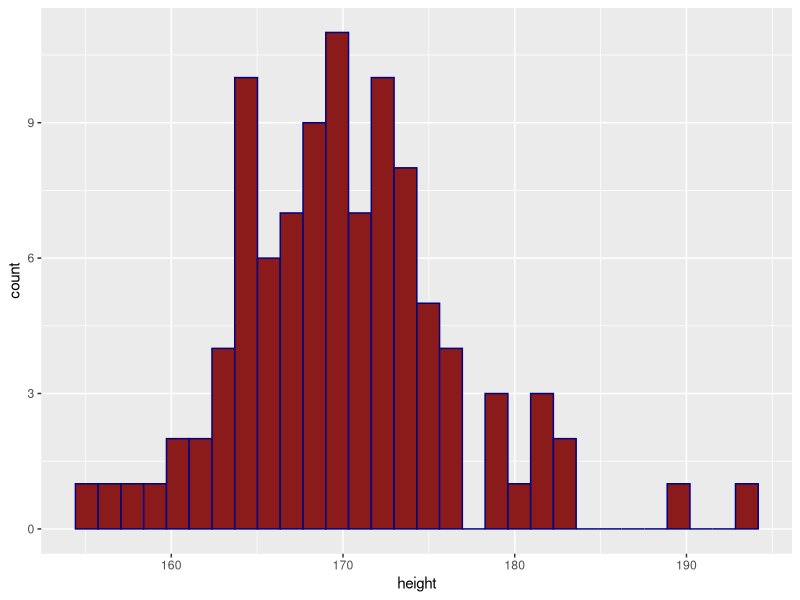

Write R code to recreate this figure.
## ---- chunk 1
library(tidyverse) # need to load in this to define a tibble!
## ---- chunk 2
m_height <- 168
r_height <- 180
t_height <- 87
## ---- chunk 3
mu <- 170
sigma <- 8
## ---- chunk 4
m_z_score <- (m_height - mu)/sigma
r_z_score <- (r_height - mu)/sigma
t_z_score <- (t_height - mu)/sigma

## ---- chunk 5
?pnorm
pnorm(q = m_z_score, mean = 0, sd = 1)
## ---- chunk 6
pnorm(q = m_z_score, mean = 0, sd = 1, lower.tail = FALSE)
## ---- chunk 7
1 - pnorm(q = m_z_score, mean = 0, sd = 1)
## ---- chunk 8
pnorm(q = m_height, mean = mu, sd = sigma)
## ---- chunk 9
pnorm(q = 200, mean = mu, sd = sigma) - pnorm(q = 190, mean = mu, sd = sigma)
## ---- chunk 10
rnorm(n = 6, mean = mu, sd = sigma)
## ---- chunk 11
set.seed(876)
rnorm(n = 6, mean = mu, sd = sigma)
## ---- chunk 12
sample_heights <- tibble(person_number = 1:100, height = rnorm(100, mean = mu, sd = sigma))
## ---- chunk 13
ggplot(data = sample_heights, aes(height)) + 
  geom_histogram(color = "navy", fill = "firebrick4") 
## ---- chunk 14
sample_heights_2 <- tibble(person_number = 1:100, height = rnorm(100, mean = mu, sd = sigma))
## ---- chunk 15
sample_heights <- sample_heights |> mutate(sample_number = 1)
sample_heights_2 <- sample_heights_2 |> mutate(sample_number = 2)

all_sample_heights <- bind_rows(sample_heights, sample_heights_2)
## ---- chunk 16
for(i in 1:3){ # for iterator i going from number 1 to number 3
  print(paste("Hello, you are in loop", i))
}
## ---- chunk 17
N <- 10

for(i in 1:N){ # for iterator i going from number 1 to N
  print(paste("Hello, you are in loop", i))
}
## ---- chunk 18

sample_heights <- tibble()

for(i in 1:2){
  this_sample <- tibble(person_number = 1:100, 
                        height = rnorm(100, mean = mu, sd = sigma), 
                        sample_number = i)
  sample_heights <- bind_rows(sample_heights, this_sample)
}

